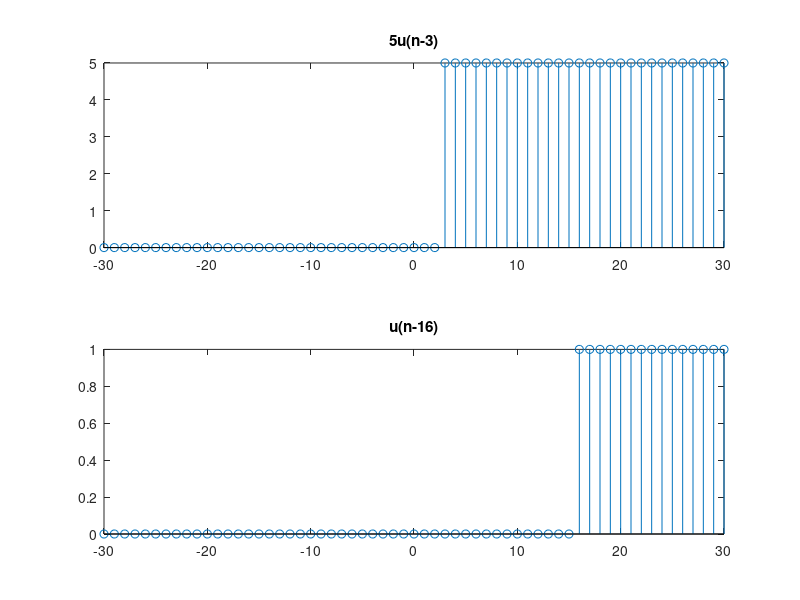

Source code (MATLAB):
% Program: Unit step function and shifting property

clc;
clear;
close all;
 
for n = -30:30;
    m = n+31;
    x(m) = n;
    
    if n>=3;
        y1(m) = 5;
    else 
        y1(m) = 0;
    end
     
    if n>=16;
        y2(m) = 1;
    else 
        y2(m) = 0;
    end
end
 
subplot (2,1,1), stem(x,y1);
title ('5u(n-3)'); 
subplot (2,1,2), stem(x,y2);
title ('u(n-16)');
